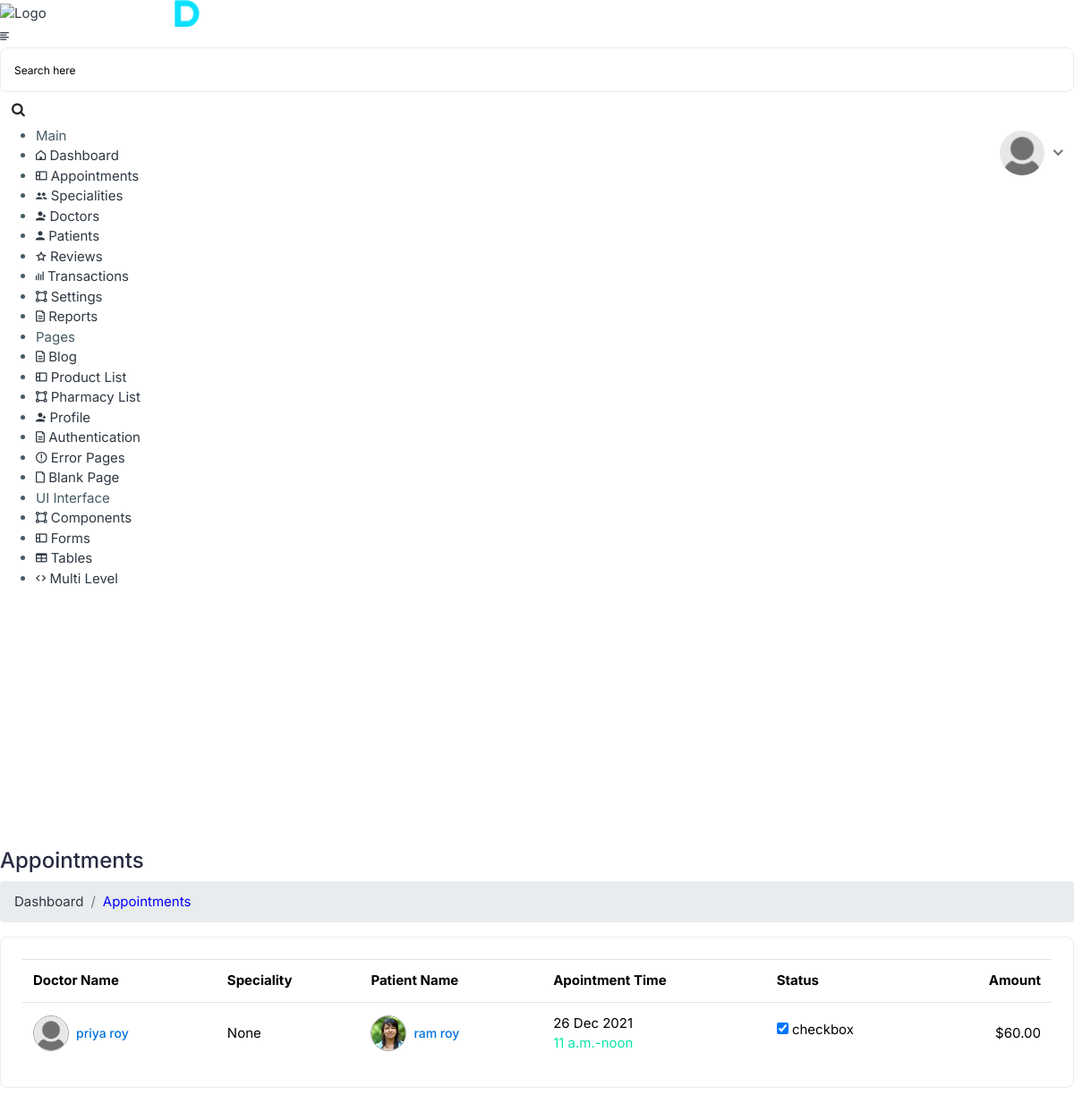
/appointment-list/ (signed in), run on an earlier commit of the app's database.
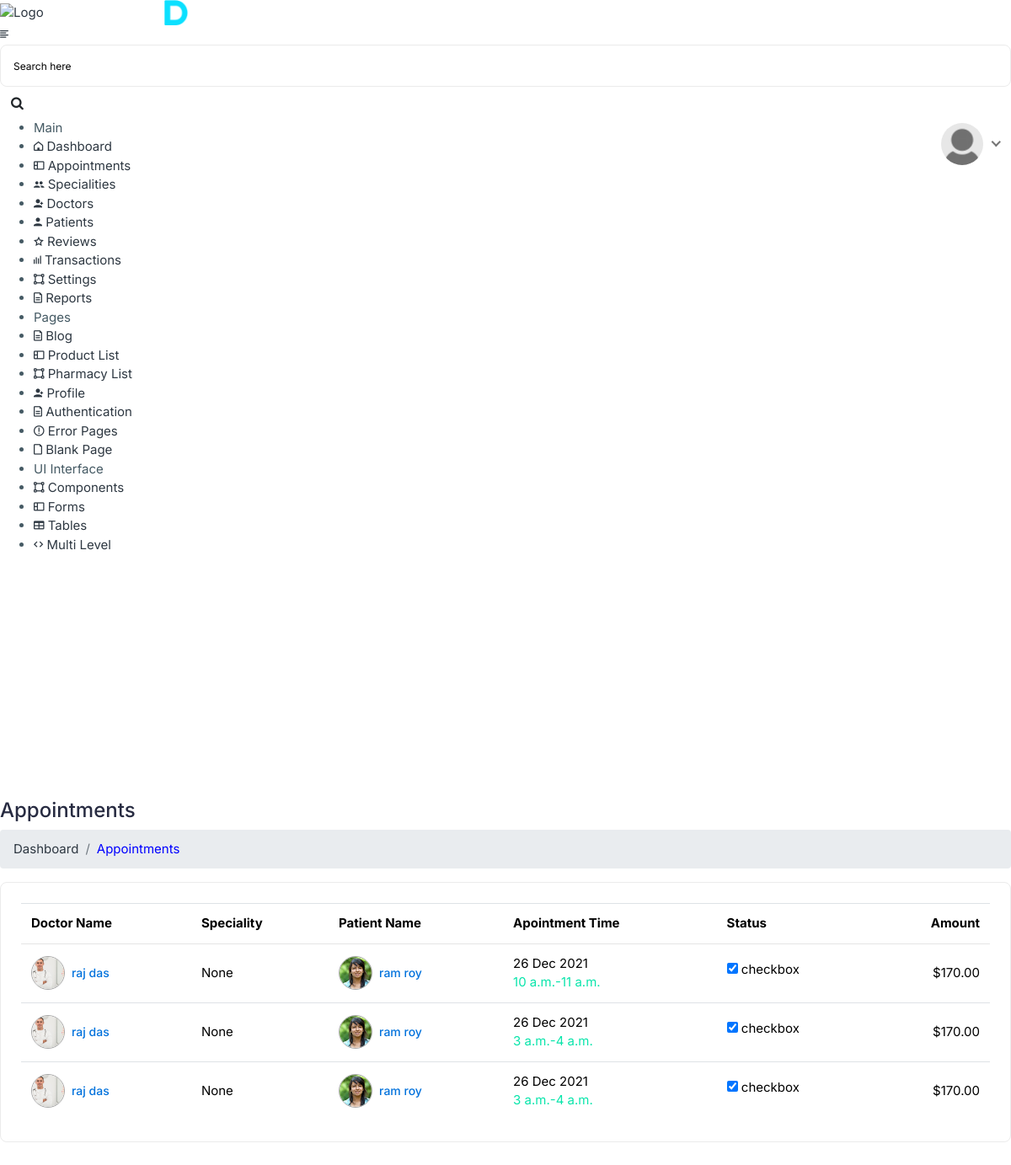
And on a later commit of the database.
### patient/models.py (models this page shows, shortened)
class appoinmentlist(models.Model):
    doctor = models.ForeignKey(Dr, on_delete=models.CASCADE, related_name='appoinmentlist')
    patient = models.ForeignKey(patient_record, on_delete=models.CASCADE, related_name='appoinmentlists')
    date = models.DateField()
    time1 = models.TimeField()
    time2 = models.TimeField()
    card_name = models.CharField(max_length=20)
    card_no = models.IntegerField()
    cvv = models.IntegerField()
    exp_year = models.IntegerField()
    exp_month = models.IntegerField()
    amount = models.IntegerField()
    created_date=models.DateField(auto_now=True)

class patient_record(models.Model):
        patient = models.OneToOneField(User, on_delete=models.CASCADE, related_name="patient_record")
        name = models.CharField(max_length=50)
        img = models.ImageField()
        mobile = models.IntegerField(blank=True)
        city = models.CharField(max_length=50)
        address = models.TextField()
        email = models.EmailField()
        DOB= models.DateField(blank=True)
        gender = models.CharField(max_length=50)
        Blood_group = models.CharField(max_length=20)
        age = models.IntegerField(blank=True)
        date=models.DateField(auto_now=True)
        def __str__(self):
            return self.name

### doctors/models.py (models this page shows, shortened)
class Dr(models.Model):
    user = models.OneToOneField(User,on_delete=models.CASCADE,related_name="Dr")
    name = models.CharField(max_length=30)
    img = models.ImageField()
    qulification = models.CharField(max_length=100)
    specialization = models.ForeignKey(speciality,unique=True,
    on_delete=models.CASCADE,related_name='Drs',null=True)
    address = models.TextField(max_length=300)
    email=models.EmailField()
    fees_starting= models.IntegerField()
    fees_end= models.IntegerField()
    gender = models.CharField(max_length=30)
    date = models.DateField(auto_now=True)
    time=models.TimeField(auto_now=True)

### Admin_hospital/views.py (the view)
# urls.py: path('appointment-list/', views.appointmentlist, name='appointmentlist'),
def appointmentlist(request):
    if request.user.is_authenticated:
        res = {}
        res['apmnt'] = appoinmentlist.objects.all()
        return render(request, 'Admin_hospital/appointment-list.html', res)
    else:
        return redirect('error404')

### Admin_hospital/templates/Admin_hospital/appointment-list.html
{% extends 'adminbasic.html' %}
{% load static %}
{% block body %}
<div class="page-wrapper">
	<div class="content container-fluid">
		<div class="page-header">
			<div class="row">
				<div class="col-sm-12">
					<h3 class="page-title">Appointments</h3>
					<ul class="breadcrumb">
						<li class="breadcrumb-item"><a href="{% url 'adminhome' %}">Dashboard</a></li>
						<li class="breadcrumb-item active" style="color:blue">Appointments</li>
					</ul>
				</div>
			</div>
		</div>{% if apmnt|length is not 0 %}
		<div class="row">
			<div class="col-md-12">
				<div class="card">
					<div class="card-body">
						<div class="table-responsive">
							<table class="datatable table table-hover table-center mb-0">
								<thead>
									<tr>
										<th>Doctor Name</th>
										<th>Speciality</th>
										<th>Patient Name</th>
										<th>Apointment Time</th>
										<th>Status</th>
										<th class="text-right">Amount</th>
									</tr>
								</thead>
								<tbody>
									{% for ap in apmnt %}
									<tr>
										<td>
											<h2 class="table-avatar">
												<a class="avatar avatar-sm mr-2" href="{% url 'Doctor_profile' ap.doctor.id %}">
       {% if ap.doctor.img|length is not 0 %}
       <img alt="Fred Ortego" class="avatar-img rounded-circle" src="/media/{{ap.doctor.img}}" width="31"/>
            {% else %}
             <img alt="Fred Ortego" class="avatar-img rounded-circle" width="31" src="/media/default.jpg"/>
          {% endif %}
													</a>
												<a href="{% url 'Doctor_profile' ap.doctor.id %}">{{ap.doctor.name}}</a>
											</h2>
										</td>
										<td>{{ap.doctor.specialization}}</td>
										<td>
											<h2 class="table-avatar">
												<a class="avatar avatar-sm mr-2" href="{%url 'patient_profile'%}?profile={{ap.patient.id}}">
       {% if ap.patient.img|length is not 0 %}
       <img alt="Fred Ortego" class="avatar-img rounded-circle" src="/media/{{ap.patient.img}}" width="31"/>
            {% else %}
             <img alt="Fred Ortego" class="avatar-img rounded-circle" width="31" src="/media/default.jpg"/>
          {% endif %}
													</a>
												<a href="{%url 'patient_profile'%}?profile={{ap.patient.id}}">{{ap.patient}} </a>
											</h2>
										</td>
										<td> {{ap.date|date:'d  M  Y'}} <span class="text-primary d-block">{{ap.time1}}-{{ap.time2}}
												</span></td>
										<td>
											<div class="status-toggle">
												<input checked="" class="check" id="status_1" type="checkbox" />
												<label class="checktoggle" for="status_1">checkbox</label>
											</div>
										</td>
										<td class="text-right">
											${{ap.amount}}.00
										</td>
									</tr>
									{% endfor %}
								</tbody>
							</table>
						</div>
					</div>
				</div>
			</div>
		</div>
		{% else %}
		<p style="color: blue;font-size: 30px;">No Appointments !</p>
		{% endif %}
	</div>
</div>
{% endblock body %}

What changed in the data, as far as the page shows it:
removed appoinmentlist: doctor.name "priya roy", doctor.specialization "None", patient.img (picture), patient "ram roy", date "26 Dec 2021", time1 "11 a.m.", time2 "noon", amount "60"
added appoinmentlist: doctor.img (picture), doctor.name "raj das", doctor.specialization "None", patient.img (picture), patient "ram roy", date "26 Dec 2021", time1 "10 a.m.", time2 "11 a.m.", amount "170"
added appoinmentlist: doctor.img (picture), doctor.name "raj das", doctor.specialization "None", patient.img (picture), patient "ram roy", date "26 Dec 2021", time1 "3 a.m.", time2 "4 a.m.", amount "170"
added appoinmentlist: doctor.img (picture), doctor.name "raj das", doctor.specialization "None", patient.img (picture), patient "ram roy", date "26 Dec 2021", time1 "3 a.m.", time2 "4 a.m.", amount "170"
